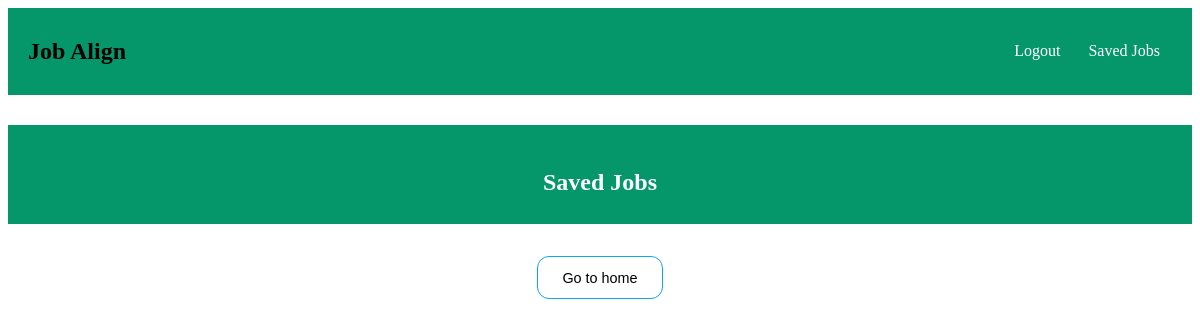
Before: /search/saved_jobs (signed in) with the older database file.
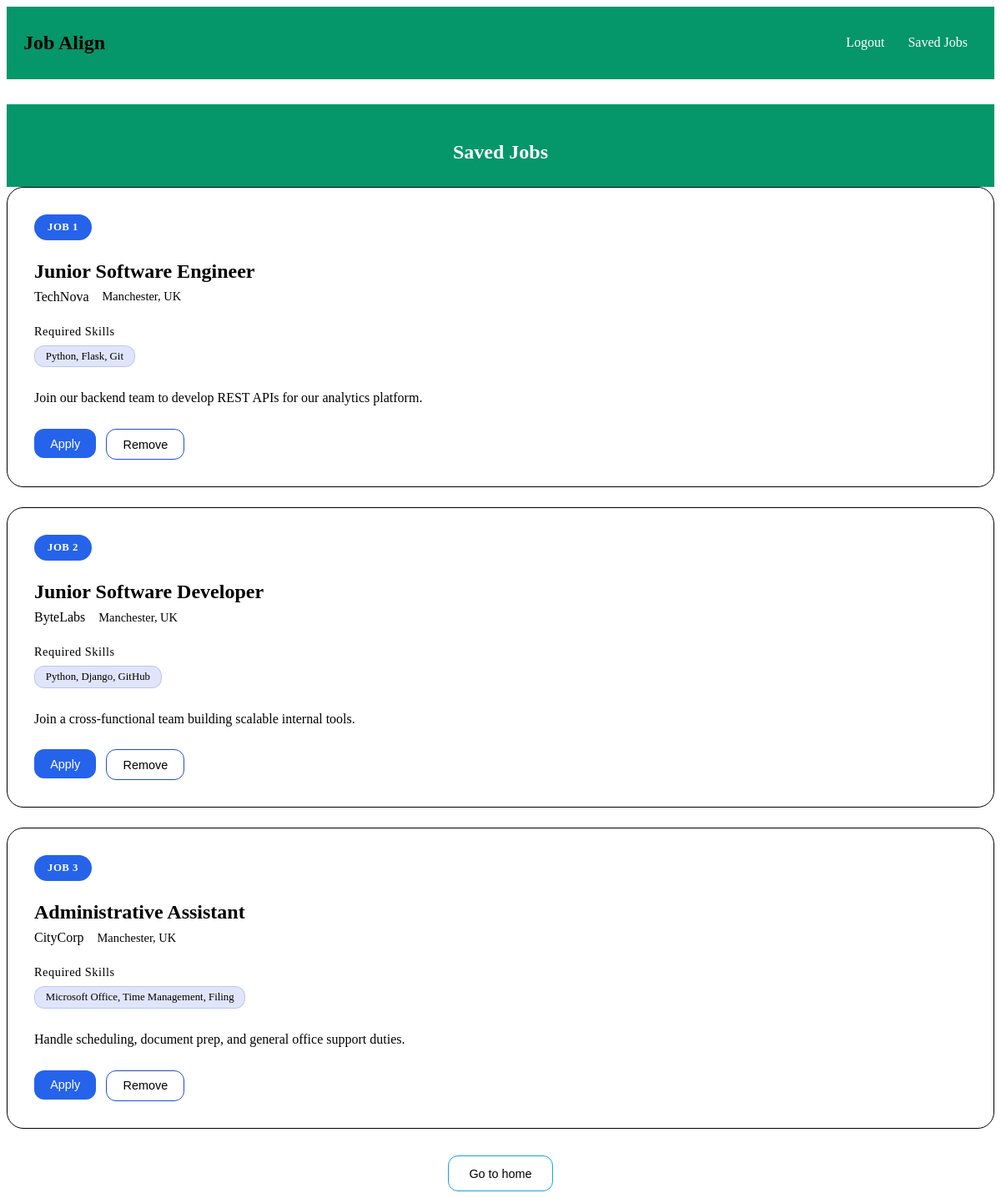
After: the same page with the newer database file.
### models.py (models this page shows)
class Job(db.Model):
    id = db.Column(db.Integer, primary_key=True)
    job_title = db.Column(db.String(150), nullable=False)
    location = db.Column(db.String(150), nullable=False)
    company = db.Column(db.String(150), nullable=False)
    description = db.Column(db.Text)
    skills = db.Column(db.String(300))
    apply = db.Column(db.String(300))

### search.py (the view, shortened to what this page needs)
@search.route('saved_jobs', methods=['GET', 'POST'])
@login_required
def save_jobs():
    user_id = current_user.id
    saved_jobs = SavedJob.query.filter_by(user_id=user_id).all()
    jobs = [Job.query.get(saved.job_id) for saved in saved_jobs]
    return render_template('saved_jobs.html', save_jobs=jobs)

### Templates/saved_jobs.html (shortened to what this page needs)
{% extends 'base.html' %}
{% block head %}
    <link rel="stylesheet" href="{{ url_for('static', filename='style2.css') }}">
{% endblock %}
{% block body %}
<div class="main-section results-section" id="resultsSection">
    <div class="results-header">
        <h2>Saved Jobs</h2>
    </div>
    <div class="jobs-grid">
        {% if save_jobs %}
            {% for job in save_jobs %}
                <div class="job-card">
                    <div class="job-header">
                        <span class="job-badge">Job {{ loop.index }}</span>
                    </div>
                    <div class="job-title">{{ job.job_title }}</div>
                    <div class="company-info">
                        <div class="company-name">{{ job.company }}</div>
                        <div class="location">{{ job.location }}</div>
                    </div>
                    <div class="skills-container">
                        <div class="skills-label">Required Skills</div>
                        <div class="skills-list">
                            <span class="skill-tag">{{ job.skills }}</span>
                        </div>
                    </div>
                    <div class="job-description">{{ job.description }}</div>
                    <div class="job-actions">
                        <form action='{{ job.apply }}' method='get'>
                            <button class="btn btn-primary" type='submit'>Apply</button>
                        </form>
                        <form action="{{ url_for('search.save_jobs') }}" method="post">
                            <button class="btn btn-secondary">Remove</button>
                        </form>
                    </div>
                </div>
            {% endfor %}
        {% endif %}
    </div>
    <form action="{{ url_for('index') }}">
        <div class="back-section">
            <button class="back-button" id="backBtn">Go to home</button>
        </div>
    </form>
</div>
{% endblock %}

### Templates/base.html (shortened to what this page needs)
<!DOCTYPE html>
<html lang="en">
<head>
    {% block head %}{% endblock %}
</head>
<body>
    <nav class="navbar">
        <h1 class="header">Job Align</h1>
        <div class="collapse-navbar">
            <div class="navbar-nav">
            {% if current_user.is_authenticated %}
                <a class="signup" href="/logout">Logout</a>
                <a class="signup" href="/search/saved_jobs">Saved Jobs</a>
            {% else %}
                <a class="signup" href="/signup">Signup</a>
                <a class="signup" href="/login">Login</a>
            {% endif %}
            </div>
        </div>
    </nav>
    <div class="page-content">
    {% block body %}{% endblock %}
</body>
</html>

### static/style2.css (style rules this page uses)
:root { --primary-blue: #2563eb; --primary-blue-dark: #1d4ed8; --primary-blue-light: #3b82f6; --secondary-blue: #1e40af; --accent-blue: #0ea5e9; --light-blue: #eff6ff; --navy-blue: #1e3a8a; --gray-50: #f8fafc; --gray-100: #f1f5f9; --gray-200: #e2e8f0; --gray-300: #cbd5e1; --gray-400: #94a3b8; --gray-500: #64748b; --gray-600: #475569; --gray-700: #334155; --gray-800: #1e293b; --gray-900: #0f172a; --white: #ffffff; --success-green: #059669; --warning-orange: #d97706; --shadow-sm: 0 1px 2px 0 rgb(0 0 0 / 0.05); --shadow-md: 0 4px 6px -1px rgb(0 0 0 / 0.1), 0 2px 4px -2px rgb(0 0 0 / 0.1); --shadow-lg: 0 10px 15px -3px rgb(0 0 0 / 0.1), 0 4px 6px -4px rgb(0 0 0 / 0.1); --shadow-xl: 0 20px 25px -5px rgb(0 0 0 / 0.1), 0 8px 10px -6px rgb(0 0 0 / 0.1); }
.results-header { background: var(--success-green); padding: 1.5rem 3rem; text-align: center; margin-top: 30px; }
.results-header h2 { color: var(--white); font-size: 1.5rem; font-weight: 600; margin-bottom: 0.25rem; }
.jobs-grid { display: grid; gap: 1.5rem; margin-bottom: 2rem; }
.job-card { background: rgba(255, 255, 255, 0.08); backdrop-filter: blur(10px); border: 1px solid black; border-radius: 20px; padding: 2rem; transition: all 0.3s ease; position: relative; overflow: hidden; opacity: 1; }
.job-header { display: flex; justify-content: space-between; align-items: flex-start; margin-bottom: 1.5rem; }
.job-badge { background: var(--primary-blue); color: var(--white); padding: 0.5rem 1rem; border-radius: 20px; font-size: 0.8rem; font-weight: 600; text-transform: uppercase; letter-spacing: 0.5px; }
.job-title { font-size: 1.5rem; font-weight: 600; color: var(--text-secondary); margin-bottom: 0.5rem; }
.company-info { display: flex; align-items: center; gap: 1rem; margin-bottom: 1.5rem; }
.company-name { color: var(--text-primary); font-weight: 500; }
.location { color: var(--text-secondary); font-size: 0.9rem; }
.skills-container { margin-bottom: 1.5rem; }
.skills-label { color: var(--text-secondary); font-size: 0.9rem; margin-bottom: 0.5rem; letter-spacing: 0.5px; }
.skills-list { display: flex; flex-wrap: wrap; gap: 0.5rem; }
.skill-tag { background: rgba(102, 126, 234, 0.2); color: var(--text-primary); padding: 0.3rem 0.8rem; border-radius: 12px; font-size: 0.8rem; font-weight: 500; border: 1px solid rgba(102, 126, 234, 0.3); }
.job-description { color: var(--text-secondary); line-height: 1.6; margin-bottom: 1.5rem; }
.job-actions { display: flex; gap: 0.75rem; }
.btn { padding: 0.6rem 1.2rem; border-radius: 12px; font-size: 0.9rem; font-weight: 500; cursor: pointer; transition: all 0.3s ease; border: none; }
.btn-primary { background: var(--primary-blue); color: var(--white); }
.btn-secondary { background: rgba(255, 255, 255, 0.1); color: var(--text-primary); border: 1px solid var(--primary-blue-dark); }
.back-button { background: rgba(255, 255, 255, 0.1); color: var(--text-primary); border: 1px solid var(--accent-blue); padding: 0.8rem 1.5rem; border-radius: 12px; cursor: pointer; font-size: 0.9rem; font-weight: 500; transition: all 0.3s ease; margin-top: 2rem; display: block; margin-left: auto; margin-right: auto; }
.navbar { background-color: #059669; display: flex; justify-content: space-between; align-items: center; padding: 10px 20px; }
.signup { color: white; text-decoration: none; padding: 8px 12px; border-radius: 5px; transition: background-color 0.3s ease; }

Changed rows visible on the page:
added Job: job_title "Junior Software Engineer", company "TechNova", location "Manchester, UK", skills "Python, Flask, Git", description "Join our backend team to develop REST APIs for our analytics platform."
added Job: job_title "Junior Software Developer", company "ByteLabs", location "Manchester, UK", skills "Python, Django, GitHub", description "Join a cross-functional team building scalable internal tools."
added Job: job_title "Administrative Assistant", company "CityCorp", location "Manchester, UK", skills "Microsoft Office, Time Management, Filing", description "Handle scheduling, document prep, and general office support duties."
